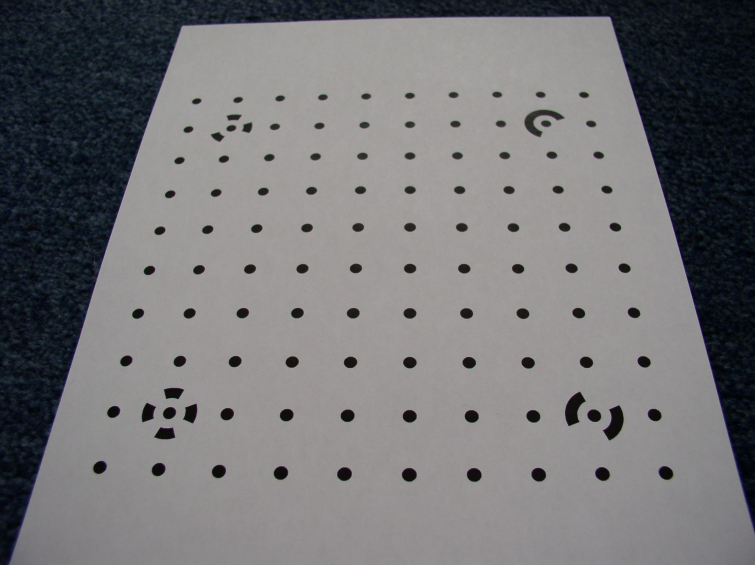
#> input picture Aufgabe_2/Kalib.BMP, 755 x 565 px, found by its file name
$ jupyter execute VierPunkteTransformation_Template.ipynb   (shell and % lines are left out)   (older library calls are emulated)
#> lines starting #> are read from the running program, lines starting #| are printed output that depends on the picture; long printed decimals are rounded
[cell 1]
# Alle Variablen löschen ohne zu fragen.
# Hierdurch werden Seiteneffekte vermieden.

[cell 2]

# Laden der verwendeten Bibliotheken
from PIL import Image
import   numpy  as np
import   scipy
import   matplotlib                 # https://matplotlib.org/3.1.1/tutorials/index.html
import   matplotlib.pyplot as plt   # https://matplotlib.org/tutorials/introductory/pyplot.html
import   time

[cell 3]
# Bild laden mit PIL
img = Image.open("kalib.bmp").convert("L")

[cell 4]
# PIL-Image darstellen
img

[cell 5]
# Informationen über PIL-Image
print('format =', img.format)
#| format = None
print('info   =', img.info)
#| info   = {'dpi': (71.984, 71.984), 'compression': 0}
print()
print('size   =', img.size,)
#| size   = (755, 565)
print('mode   =', img.mode)  # 'L' = 8-bit-unsigned
#| mode   = L

[cell 6]
# PIL-Image in ein numpy-Array umwandeln
src = np.array(img)
src

[cell 7]
# Informationen über numpy-Array
print('shape =', src.shape)
#| shape = (565, 755)
print('type  =', src.dtype)
#| type  = uint8
print('min   =', src.min())
#| min   = 1
print('max   =', src.max())
#| max   = 166

[cell 8]
def outsideImage(coordinate, maxsize):

    isOutside = False;

    if (coordinate < 0 or coordinate > maxsize):
        isOutside = True;

    return isOutside


def bilinInterpol(Xtilde, Ytilde, src):
    xfloor = np.int(np.floor(Xtilde))
    yfloor = np.int(np.floor(Ytilde))

    xrint = xfloor + 1
    yrint = yfloor + 1

    # Alle Bildpunkte
    x1 = np.int64(src[yfloor][xfloor])
    x2 = np.int64(src[yfloor][xrint])
    x3 = np.int64(src[yrint][xfloor])
    x4 = np.int64(src[yrint][xrint])

    # interpolierten Grauwert berechnen
    fx1 = x1 + (Xtilde - xfloor) * (x2 - x1)
    fx2 = x3 + (Xtilde - xfloor) * (x4 - x3)
    interpolatedValue = fx1 + (Ytilde - yfloor) * (fx2 - fx1)

    return interpolatedValue

# eckp = [((x1, y1) .... (x4, y4))]
def VierPunkteTransformation(src, eckp, method=0):

    # Zielbild anlegen
#> called with method = 0
    dst = np.copy(src)

    # Größe des Quellbildes bestimmen
    ysize = src.shape[0]
#> ysize = 565
    xsize = src.shape[1]
#> xsize = 755

    for y in range(0, ysize):
        for x in range(0, xsize):
            # Zielkoordinate normieren
            xNorm = x/xsize
            yNorm = y/ysize

            # Hilfsgrößen ausrechnen
            phi1 = (1 - xNorm) * (1 - yNorm)
            phi2 = xNorm * (1 - yNorm)
            phi3 = xNorm * yNorm
            phi4 = (1 - xNorm) * yNorm

            # Quellkoordinate bestimmen
            xq = phi1 * eckp[0][0] + phi2 * eckp[1][0] + phi3 * eckp[2][0] + phi4 * eckp[3][0]
            yq = phi1 * eckp[0][1] + phi2 * eckp[1][1] + phi3 * eckp[2][1] + phi4 * eckp[3][1]

            if(outsideImage(xq, xsize) or outsideImage(yq, ysize)):
                dst[y][x] = 0
            elif (method == 1):
                interpolatedValue = bilinInterpol(xq, yq, src)

                # Quellbildpunkt übertragen
                dst[y][x] = interpolatedValue
            else:
                # Kaufmännisch runden
                xq += 0.5
                yq += 0.5
                xq = np.int(xq)
                yq = np.int(yq)

                # Quellbildpunkt übertragen
                dst[y][x] = src[yq][xq]
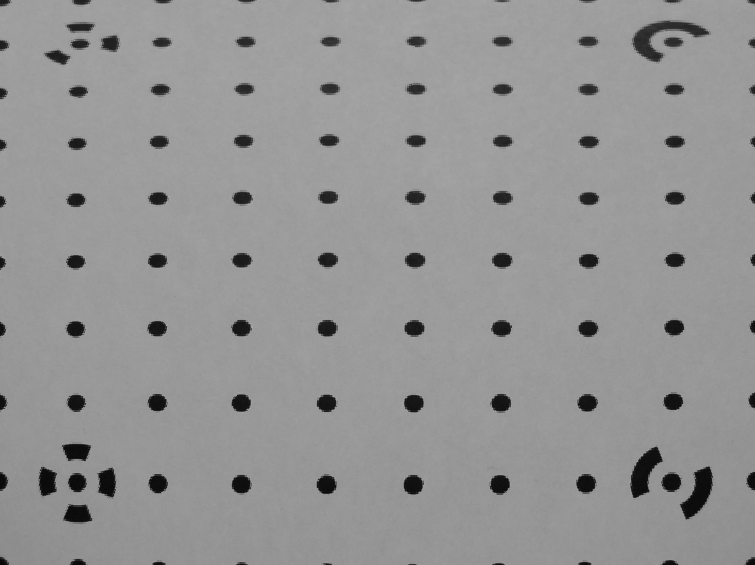
#> dst: shape (565, 755); min 9, max 166, mean 148.3

    return dst

[cell 9]
start = time.time()

# Eckpunkt-Array anlegen
# eckp = [((x1, y1) .... (x4, y4))]
eckp = [(196, 100), (583, 95), (666, 471), (100, 466)]
# Transformation aufrufen
Transformed = VierPunkteTransformation(src, eckp, method=0)

ende   = time.time()
print('Runtime   = {:5.3f}s'.format(ende-start))

[cell 10]
plt.figure(figsize = (8,7))

plt.subplot(211)
plt.imshow(src, cmap='gray', vmin=0, vmax=255)
plt.subplot(212)
plt.imshow(Transformed, cmap='gray', vmin=0, vmax=255)
plt.suptitle('4-Punkte-Transformation : vorher - nachher')
plt.show()
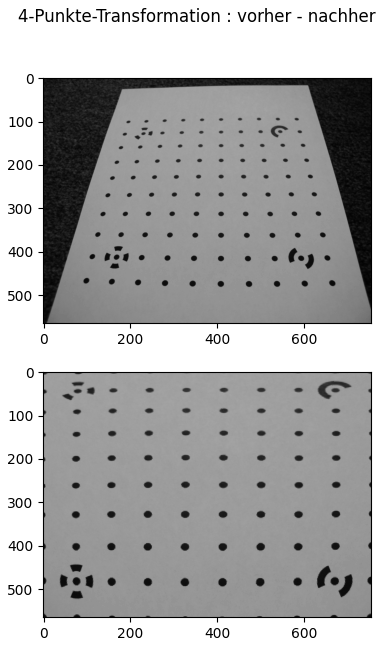
#> figure drawn by matplotlib, 2 panels

#plt.imshow(Transformed, cmap='gray', vmin=0, vmax=255)
#plt.title('affine Transformation : vorher - nachher')
#plt.show()

# Informationen zum Bild
print('min/max =', Transformed.min(), Transformed.max())
#| min/max = 9 166
print('shape   =', Transformed.shape)
#| shape   = (565, 755)
print('dtype   =', Transformed.dtype)
#| dtype   = uint8
